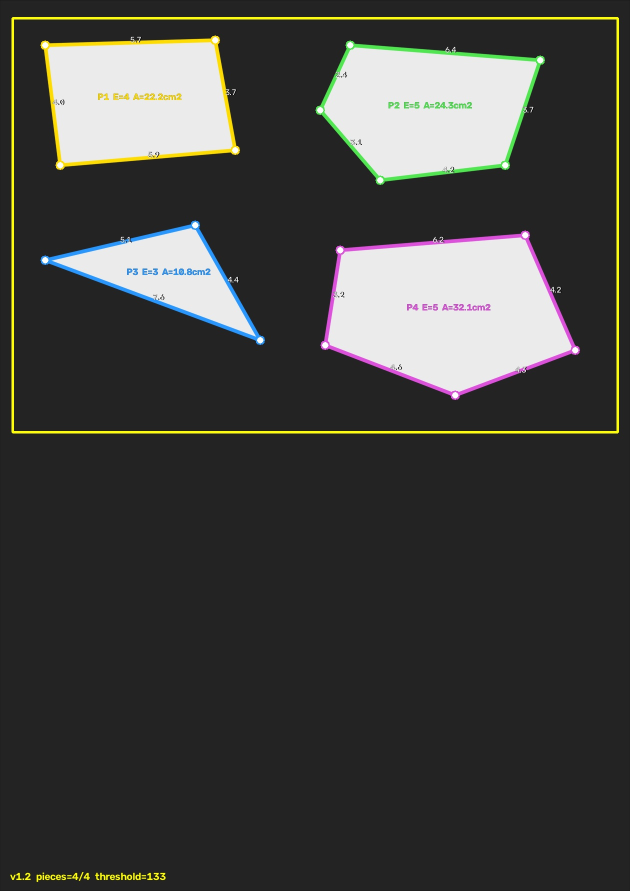
#> input picture maixcam2_first_version/v1_2_portrait_test.jpg, 1260 x 1782 px (shown at 1/2 size)
$ python maixcam2_piece_detector.py --image v1_2_portrait_test.jpg
#> lines starting #> are read from the running program, lines starting #| are printed output that depends on the picture; after the words box and inside, x2 and y2 are one past the last pixel; in counts of white or black regions, pixels touching at a corner belong together
#!/usr/bin/env python3
"""
MaixCAM 2 first-version detector for the 2026 electronic-design puzzle task.

What this version does:
  * reads the camera through the official MaixPy API;
  * rectifies an A4 sheet using a fixed on-screen four-corner guide;
  * detects up to four bright puzzle pieces in the upper half;
  * fits/refines 3-to-5-edge polygons;
  * shows piece ID, edge count, area and edge lengths;
  * supports touch buttons for freeze/resume and saving debug images.

Scene requirement:
  * camera fixed vertically above the sheet;
  * dark matte A4 working sheet, bright/white covered puzzle pieces;
  * align the four A4 corners with the green guide before detection.

No Shapely, SciPy or PyQt is required.
"""

from __future__ import annotations

import argparse
import json
import math
import os
import time as pytime
from dataclasses import dataclass
from pathlib import Path
from typing import Iterable

import cv2
import numpy as np


# -------------------------- adjustable parameters ---------------------------

APP_VERSION = "1.1"
CAMERA_WIDTH = 2560
CAMERA_HEIGHT = 1440
CAMERA_FPS = 30

# Rectified A4: 40 pixels per centimetre.
A4_WIDTH_CM = 21.0
A4_HEIGHT_CM = 29.7
PX_PER_CM = 40.0
RECTIFIED_WIDTH = int(round(A4_WIDTH_CM * PX_PER_CM))
RECTIFIED_HEIGHT = int(round(A4_HEIGHT_CM * PX_PER_CM))

# The A4 guide occupies this fraction of camera image height.
A4_GUIDE_HEIGHT_RATIO = 0.90

# Pieces are initially in the upper half. Avoid the paper border and separator.
WORK_X0 = 0.02
WORK_X1 = 0.98
WORK_Y0 = 0.02
WORK_Y1 = 0.485

# Segmentation automatically supports bright pieces on a dark sheet and
# darker test pieces on a white sheet.
MIN_BRIGHT_THRESHOLD = 125
MAX_BRIGHT_THRESHOLD = 235
MIN_PIECE_AREA_CM2 = 2.5
MAX_PIECE_AREA_CM2 = 65.0
MAX_PIECES = 4

# Polygon fitting. Raise EPSILON_RATIO if a straight edge is split by noise;
# lower it if a real corner is being removed.
EPSILON_RATIO = 0.012
MIN_LEGAL_EDGE_CM = 1.0
EDGE_WARNING_MARGIN_CM = 0.15

SAVE_DIR = "/root/puzzle_piece_debug"

COLORS = [
    (0, 220, 255),
    (80, 230, 80),
    (255, 150, 40),
    (220, 80, 220),
]


@dataclass
class Piece:
    piece_id: int
    contour: np.ndarray
    polygon: np.ndarray
    centroid: tuple[float, float]
    area_cm2: float
    edge_lengths_cm: list[float]
    valid: bool

    def serializable(self) -> dict:
        return {
            "id": self.piece_id,
            "edge_count": len(self.polygon),
            "centroid_cm": [
                round(self.centroid[0] / PX_PER_CM, 3),
                round(self.centroid[1] / PX_PER_CM, 3),
            ],
            "area_cm2": round(self.area_cm2, 3),
            "edge_lengths_cm": [
                round(length, 3) for length in self.edge_lengths_cm
            ],
            "valid": self.valid,
            "vertices_cm": [
                [round(float(x) / PX_PER_CM, 3),
                 round(float(y) / PX_PER_CM, 3)]
                for x, y in self.polygon
            ],
        }


def a4_guide_corners(image_width: int, image_height: int) -> np.ndarray:
    """Return the expected A4 corner positions in the camera image."""
    guide_height = image_height * A4_GUIDE_HEIGHT_RATIO
    guide_width = guide_height * A4_WIDTH_CM / A4_HEIGHT_CM
    if guide_width > image_width * 0.96:
        guide_width = image_width * 0.96
        guide_height = guide_width * A4_HEIGHT_CM / A4_WIDTH_CM
    x0 = (image_width - guide_width) * 0.5
    y0 = (image_height - guide_height) * 0.5
    return np.asarray(
        [
            [x0, y0],
            [x0 + guide_width, y0],
            [x0 + guide_width, y0 + guide_height],
            [x0, y0 + guide_height],
        ],
        dtype=np.float32,
    )


def rectify_a4(frame: np.ndarray) -> tuple[np.ndarray, np.ndarray]:
    source = a4_guide_corners(frame.shape[1], frame.shape[0])
    destination = np.asarray(
        [
            [0, 0],
            [RECTIFIED_WIDTH - 1, 0],
            [RECTIFIED_WIDTH - 1, RECTIFIED_HEIGHT - 1],
            [0, RECTIFIED_HEIGHT - 1],
        ],
        dtype=np.float32,
    )
    homography = cv2.getPerspectiveTransform(source, destination)
    rectified = cv2.warpPerspective(
        frame,
        homography,
        (RECTIFIED_WIDTH, RECTIFIED_HEIGHT),
        flags=cv2.INTER_LINEAR,
    )
    return rectified, source


def work_bounds() -> tuple[int, int, int, int]:
    return (
        int(round(RECTIFIED_WIDTH * WORK_X0)),
        int(round(RECTIFIED_HEIGHT * WORK_Y0)),
        int(round(RECTIFIED_WIDTH * WORK_X1)),
        int(round(RECTIFIED_HEIGHT * WORK_Y1)),
    )


def distance_point_to_segment(
    points: np.ndarray,
    first: np.ndarray,
    second: np.ndarray,
) -> np.ndarray:
    vector = second - first
    denominator = float(np.dot(vector, vector))
    if denominator < 1e-9:
        return np.linalg.norm(points - first, axis=1)
    factors = np.clip(((points - first) @ vector) / denominator, 0.0, 1.0)
    projections = first + factors[:, None] * vector
    return np.linalg.norm(points - projections, axis=1)


def line_intersection(
    point_a: np.ndarray,
    direction_a: np.ndarray,
    point_b: np.ndarray,
    direction_b: np.ndarray,
) -> np.ndarray | None:
    cross = (
        float(direction_a[0] * direction_b[1])
        - float(direction_a[1] * direction_b[0])
    )
    if abs(cross) < 1e-5:
        return None
    difference = point_b - point_a
    factor = (
        float(difference[0] * direction_b[1])
        - float(difference[1] * direction_b[0])
    ) / cross
    return point_a + factor * direction_a


def refine_polygon_with_lines(
    contour: np.ndarray,
    polygon: np.ndarray,
) -> np.ndarray:
    """Fit each polygon side to contour points and intersect adjacent lines."""
    contour_points = contour.reshape(-1, 2).astype(np.float32)
    vertices = polygon.reshape(-1, 2).astype(np.float32)
    side_distances = []
    for index in range(len(vertices)):
        side_distances.append(
            distance_point_to_segment(
                contour_points,
                vertices[index],
                vertices[(index + 1) % len(vertices)],
            )
        )
    assignments = np.argmin(np.stack(side_distances, axis=1), axis=1)

    fitted_lines: list[tuple[np.ndarray, np.ndarray]] = []
    for side_id in range(len(vertices)):
        points = contour_points[assignments == side_id]
        if len(points) < 6:
            return vertices
        vx, vy, x0, y0 = cv2.fitLine(
            points.reshape(-1, 1, 2),
            cv2.DIST_HUBER,
            0,
            0.01,
            0.01,
        ).reshape(-1)
        fitted_lines.append(
            (
                np.asarray([x0, y0], dtype=np.float32),
                np.asarray([vx, vy], dtype=np.float32),
            )
        )

    refined = []
    maximum_shift = 0.06 * cv2.arcLength(contour, True)
    for vertex_id in range(len(vertices)):
        previous = fitted_lines[(vertex_id - 1) % len(vertices)]
        current = fitted_lines[vertex_id]
        intersection = line_intersection(
            previous[0],
            previous[1],
            current[0],
            current[1],
        )
        if intersection is None:
            return vertices
        if float(np.linalg.norm(intersection - vertices[vertex_id])) > maximum_shift:
            return vertices
        refined.append(intersection)

    result = np.asarray(refined, dtype=np.float32)
    if not np.all(np.isfinite(result)):
        return vertices
    return result


# [15 lines left out: function polygon_contour_error, not called in this run]


def remove_impossible_short_edges(
    contour: np.ndarray,
    polygon: np.ndarray,
) -> np.ndarray:
    """Remove burr/shadow corners that create an edge illegal for this task."""
    vertices = polygon.reshape(-1, 2).astype(np.float32)
    minimum_pixels = (
        MIN_LEGAL_EDGE_CM - EDGE_WARNING_MARGIN_CM
    ) * PX_PER_CM
    while len(vertices) > 3:
        lengths = np.asarray(
            [
                np.linalg.norm(
                    vertices[(index + 1) % len(vertices)] - vertices[index]
                )
                for index in range(len(vertices))
            ]
        )
        short_id = int(np.argmin(lengths))
        if lengths[short_id] >= minimum_pixels:
            break

        # A short fitted side is impossible because the task guarantees every
        # physical edge is at least 1 cm. It normally comes from a cardboard
        # burr or the thin side-wall shadow. Try removing either endpoint and
        # retain the candidate that best follows the original contour.
        first = np.delete(vertices, short_id, axis=0)
        second = np.delete(
            vertices,
            (short_id + 1) % len(vertices),
            axis=0,
        )
        vertices = min(
            (first, second),
            key=lambda candidate: polygon_contour_error(contour, candidate),
        )
    return vertices


def fit_polygon(contour: np.ndarray) -> np.ndarray | None:
    perimeter = cv2.arcLength(contour, True)
    if perimeter <= 0:
        return None

    # Use one predictable epsilon first. Selecting the smallest area error
    # from many epsilons tends to preserve tiny raster/noise corners and can
    # turn a real triangle into a quadrilateral.
    ratios = [EPSILON_RATIO]
    ratios.extend(
        EPSILON_RATIO * factor
        for factor in (0.85, 1.15, 0.70, 1.30, 0.55, 1.50, 1.80)
    )
    approximation = None
    for ratio in ratios:
        approximation = cv2.approxPolyDP(contour, ratio * perimeter, True)
        edge_count = len(approximation)
        if 3 <= edge_count <= 5:
            break
        approximation = None

    if approximation is None:
        return None
    cleaned = remove_impossible_short_edges(contour, approximation)
    refined = refine_polygon_with_lines(contour, cleaned)

    # Preserve contour order and reject a degenerate refinement.
    if abs(cv2.contourArea(refined.astype(np.float32))) < 1.0:
        return approximation.reshape(-1, 2).astype(np.float32)
    return refined


def segment_bright_pieces(work_image: np.ndarray) -> tuple[np.ndarray, int]:
    gray = cv2.cvtColor(work_image, cv2.COLOR_BGR2GRAY)
    gray = cv2.GaussianBlur(gray, (5, 5), 0)
    otsu_threshold, _ = cv2.threshold(
        gray,
        0,
        255,
        cv2.THRESH_BINARY + cv2.THRESH_OTSU,
    )
    threshold = int(
        np.clip(otsu_threshold, MIN_BRIGHT_THRESHOLD, MAX_BRIGHT_THRESHOLD)
    )
    _, binary = cv2.threshold(gray, threshold, 255, cv2.THRESH_BINARY)

    kernel = cv2.getStructuringElement(cv2.MORPH_ELLIPSE, (5, 5))
    binary = cv2.morphologyEx(binary, cv2.MORPH_OPEN, kernel)
    binary = cv2.morphologyEx(binary, cv2.MORPH_CLOSE, kernel, iterations=2)

    # Support both task-board arrangements:
    #   1. bright/white pieces on a dark matte A4 sheet;
    #   2. darker coloured test pieces on a white A4 sheet.
    # In the second arrangement the threshold image is mostly white and the
    # pieces are black holes. Invert it so pieces are always the white
    # foreground consumed by findContours().
    if cv2.countNonZero(binary) > binary.size * 0.55:
        binary = cv2.bitwise_not(binary)
    return binary, threshold


def polygon_edge_lengths(polygon: np.ndarray) -> list[float]:
    return [
        float(
            np.linalg.norm(
                polygon[(index + 1) % len(polygon)] - polygon[index]
            )
        ) / PX_PER_CM
        for index in range(len(polygon))
    ]


def detect_pieces(rectified: np.ndarray) -> tuple[list[Piece], np.ndarray, int]:
    x0, y0, x1, y1 = work_bounds()
    work_image = rectified[y0:y1, x0:x1]
    binary, threshold = segment_bright_pieces(work_image)
    contours, _ = cv2.findContours(
        binary,
        cv2.RETR_EXTERNAL,
        cv2.CHAIN_APPROX_NONE,
    )

    detections = []
    minimum_area_px = MIN_PIECE_AREA_CM2 * PX_PER_CM * PX_PER_CM
    maximum_area_px = MAX_PIECE_AREA_CM2 * PX_PER_CM * PX_PER_CM
    work_height, work_width = binary.shape

    for contour in contours:
        area_px = cv2.contourArea(contour)
        if not minimum_area_px <= area_px <= maximum_area_px:
            continue
        bx, by, bw, bh = cv2.boundingRect(contour)
        # Reject an object clipped by the recognition-region boundary.
        if bx <= 1 or by <= 1 or bx + bw >= work_width - 1 or by + bh >= work_height - 1:
            continue

        polygon = fit_polygon(contour)
        if polygon is None:
            continue
        polygon[:, 0] += x0
        polygon[:, 1] += y0
        contour_global = contour.copy()
        contour_global[:, 0, 0] += x0
        contour_global[:, 0, 1] += y0

        moments = cv2.moments(contour)
        if abs(moments["m00"]) < 1e-6:
            continue
        centroid = (
            moments["m10"] / moments["m00"] + x0,
            moments["m01"] / moments["m00"] + y0,
        )
        lengths = polygon_edge_lengths(polygon)
        valid = (
            3 <= len(polygon) <= 5
            and min(lengths) >= MIN_LEGAL_EDGE_CM - EDGE_WARNING_MARGIN_CM
        )
        detections.append(
            {
                "contour": contour_global,
                "polygon": polygon,
                "centroid": centroid,
                "area_cm2": area_px / (PX_PER_CM * PX_PER_CM),
                "edge_lengths_cm": lengths,
                "valid": valid,
            }
        )

    # Stable numbering: top-to-bottom, then left-to-right.
    detections.sort(
        key=lambda item: (
            round(item["centroid"][1] / (4.0 * PX_PER_CM)),
            item["centroid"][0],
        )
    )
    detections = detections[:MAX_PIECES]
    pieces = [
        Piece(piece_id=index + 1, **detection)
        for index, detection in enumerate(detections)
    ]
    return pieces, binary, threshold


def draw_detection(
    rectified: np.ndarray,
    pieces: Iterable[Piece],
    threshold: int,
) -> np.ndarray:
    canvas = rectified.copy()
    x0, y0, x1, y1 = work_bounds()
    cv2.rectangle(canvas, (x0, y0), (x1, y1), (0, 255, 255), 3)

    pieces = list(pieces)
    for piece in pieces:
        color = COLORS[(piece.piece_id - 1) % len(COLORS)]
        if not piece.valid:
            color = (0, 0, 255)
        polygon_int = np.round(piece.polygon).astype(np.int32)
        cv2.polylines(canvas, [polygon_int], True, color, 5, cv2.LINE_AA)

        for vertex_id, point in enumerate(polygon_int):
            cv2.circle(canvas, tuple(point), 8, (255, 255, 255), -1)
            cv2.circle(canvas, tuple(point), 8, color, 2)
            next_point = polygon_int[(vertex_id + 1) % len(polygon_int)]
            midpoint = ((point + next_point) * 0.5).astype(int)
            text = f"{piece.edge_lengths_cm[vertex_id]:.1f}"
            cv2.putText(
                canvas,
                text,
                tuple(midpoint),
                cv2.FONT_HERSHEY_SIMPLEX,
                0.55,
                (0, 0, 0),
                4,
                cv2.LINE_AA,
            )
            cv2.putText(
                canvas,
                text,
                tuple(midpoint),
                cv2.FONT_HERSHEY_SIMPLEX,
                0.55,
                (255, 255, 255),
                1,
                cv2.LINE_AA,
            )

        label = (
            f"P{piece.piece_id}  E={len(piece.polygon)}  "
            f"A={piece.area_cm2:.1f}cm2"
        )
        position = (
            int(piece.centroid[0]) - 80,
            int(piece.centroid[1]),
        )
        cv2.putText(
            canvas,
            label,
            position,
            cv2.FONT_HERSHEY_SIMPLEX,
            0.62,
            (0, 0, 0),
            5,
            cv2.LINE_AA,
        )
        cv2.putText(
            canvas,
            label,
            position,
            cv2.FONT_HERSHEY_SIMPLEX,
            0.62,
            color,
            2,
            cv2.LINE_AA,
        )

    status = (
        f"v{APP_VERSION}  pieces={len(pieces)}/4  threshold={threshold}"
    )
    cv2.putText(
        canvas,
        status,
        (20, RECTIFIED_HEIGHT - 22),
        cv2.FONT_HERSHEY_SIMPLEX,
        0.72,
        (0, 0, 0),
        5,
        cv2.LINE_AA,
    )
    cv2.putText(
        canvas,
        status,
        (20, RECTIFIED_HEIGHT - 22),
        cv2.FONT_HERSHEY_SIMPLEX,
        0.72,
        (0, 255, 255),
        2,
        cv2.LINE_AA,
    )
    return canvas


# [79 lines left out: functions compose_screen, save_debug, draw_camera_guide, not called in this run]


def run_pc_image(image_path: str, output_path: str) -> int:
    frame = cv2.imread(image_path)
    if frame is None:
        raise RuntimeError(f"Cannot read image: {image_path}")
    rectified, _ = rectify_a4(frame)
    pieces, binary, threshold = detect_pieces(rectified)
    annotated = draw_detection(rectified, pieces, threshold)
    output = Path(output_path)
    output.parent.mkdir(parents=True, exist_ok=True)
    if not cv2.imwrite(str(output), annotated):
        raise RuntimeError(f"Cannot write result: {output}")
    cv2.imwrite(str(output.with_name(output.stem + "_binary.png")), binary)
    print(json.dumps(
        {"piece_count": len(pieces),
         "pieces": [piece.serializable() for piece in pieces]},
        ensure_ascii=False,
        indent=2,
    ))
    print(f"Result saved: {output.resolve()}")
    return 0


# [94 lines left out: function run_maix, not called in this run]


def main() -> int:
    parser = argparse.ArgumentParser()
    parser.add_argument(
        "--image",
        help="PC test mode: process one camera image instead of using Maix API",
    )
    parser.add_argument(
        "--output",
        default="maix_piece_result.jpg",
        help="PC test-mode result path",
    )
    args = parser.parse_args()
    if args.image:
        return run_pc_image(args.image, args.output)
#> in run_pc_image, frame is the input picture: shape (1782, 1260, 3); mean B, G, R 63.5, 66.4, 66.2
#> in rectify_a4, `rectified = cv2.warpPerspective( frame, homography, (RECTIFIED_WIDTH, ..`:
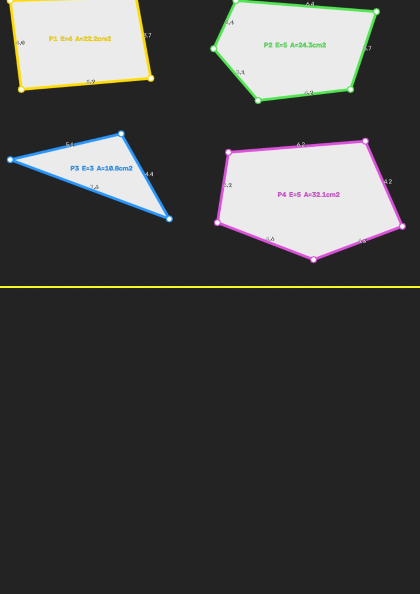
#> rectified: shape (1188, 840, 3) (shown at 1/2 size); mean B, G, R 70.3, 71.5, 71.1
#> in detect_pieces, `work_image = rectified[y0:y1, x0:x1]`:
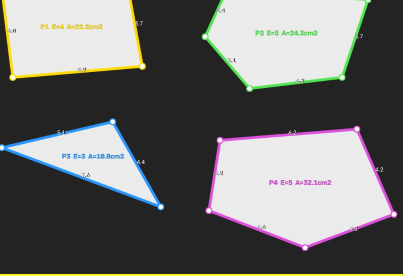
#> work_image: shape (552, 806, 3) (shown at 1/2 size); mean B, G, R 110.4, 112, 111.7
#> in segment_bright_pieces, `gray = cv2.cvtColor(work_image, cv2.COLOR_BGR2GRAY)`:
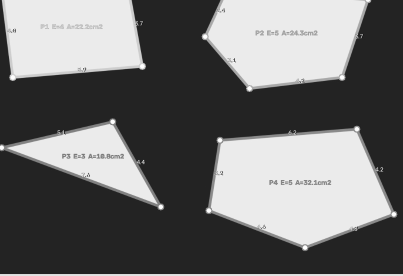
#> gray: shape (552, 806) (shown at 1/2 size); min 4, max 255, mean 111.7
#> in segment_bright_pieces, `otsu_threshold, _ = cv2.threshold( gray, 0, 255, cv2.THRESH_BINARY + c..`: otsu_threshold = 132
#> in segment_bright_pieces, `_, binary = cv2.threshold(gray, threshold, 255, cv2.THRESH_BINARY)`:
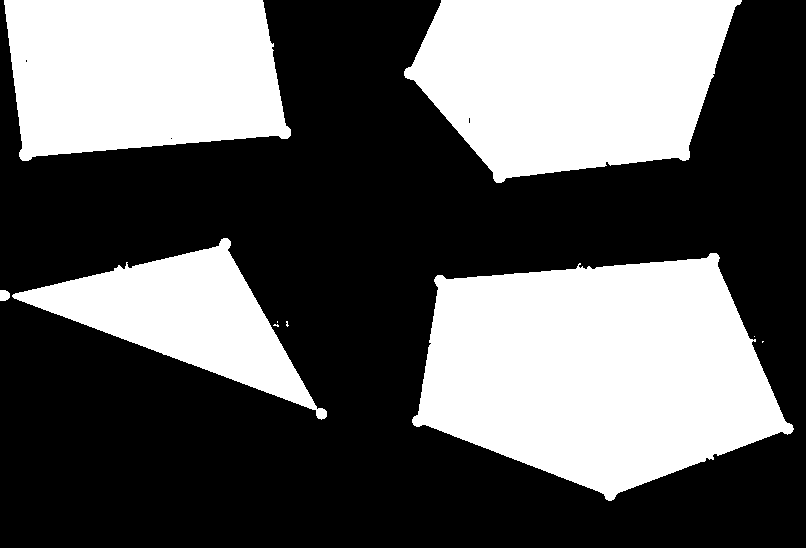
#> binary: shape (552, 806); 39% white; 11 white regions (5 under 20 px), largest, box (x1, y1, x2, y2) and area: (412, 253, 794, 501) 64521, (404, 0, 742, 183) 45890, (4, 0, 291, 161) 38663, (12, 238, 327, 420) 21000, (0, 548, 806, 552) 3224, (0, 290, 10, 301) 96
#> in detect_pieces, `contours, _ = cv2.findContours( binary, cv2.RETR_EXTERNAL, cv2.CHAIN_A..`: contours = 5 contours; box (x1, y1, x2, y2) and area: (412, 253, 793, 501) 64004, (404, 0, 742, 183) 45479, (0, 0, 291, 161) 38268, (0, 238, 327, 420) 20728, (0, 548, 806, 552) 2415
#> the loop in detect_pieces, `for contour in contours:` made 5 passes
#> (area_px, bx, by, bw, bh) on passes 3 to 5: (20728, 0, 238, 327, 182), (45479, 404, 0, 338, 183), (38268, 0, 0, 291, 161)
#> after the loop in detect_pieces, `for contour in contours:`: detections = 1 item
#> in run_pc_image, `pieces, binary, threshold = detect_pieces(rectified)`: threshold = 132
#> in draw_detection, `cv2.rectangle(canvas, (x0, y0), (x1, y1), (0, 255, 255), 3)`:
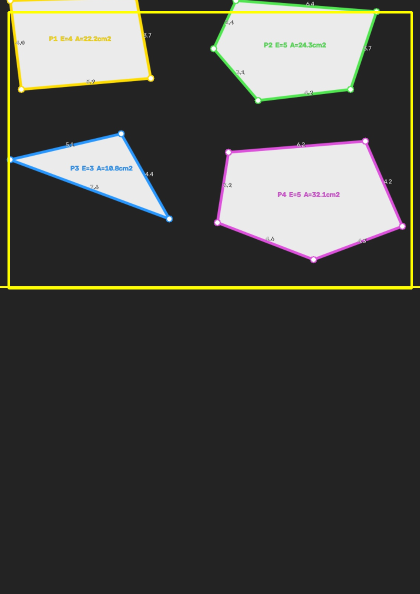
#> canvas: shape (1188, 840, 3) (shown at 1/2 size); 1.36% of pixels changed, all inside (x1, y1, x2, y2) = (15, 22, 826, 579)
#> in draw_detection, `pieces = list(pieces)`: pieces = 1 item
#> the loop in draw_detection, `for piece in pieces:` made 1 pass
#> (label, position) on pass 1: ('P1  E=5  A=40.0cm2', (534, 394))
#> after the loop in draw_detection, `for piece in pieces:`:
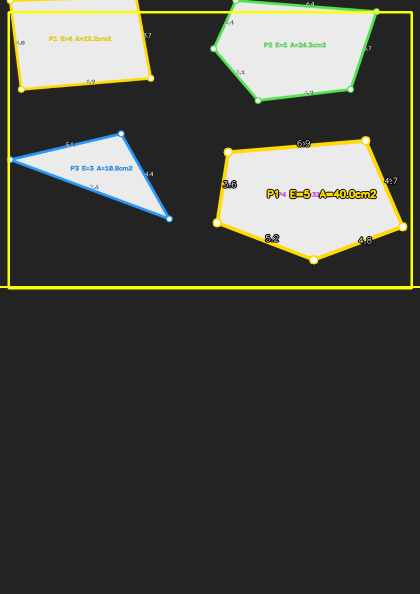
#> canvas: shape (1188, 840, 3) (shown at 1/2 size); 1.42% of pixels changed, all inside (x1, y1, x2, y2) = (425, 272, 815, 529)
#> in draw_detection, `status = ( f"v{APP_VERSION}  pieces={len(pieces)}/4  threshold={thresh..`: status = 'v1.1  pieces=1/4  threshold=132'
#> in draw_detection, `cv2.putText( canvas, status, (20, RECTIFIED_HEIGHT - 22), cv2.FONT_HER..`:
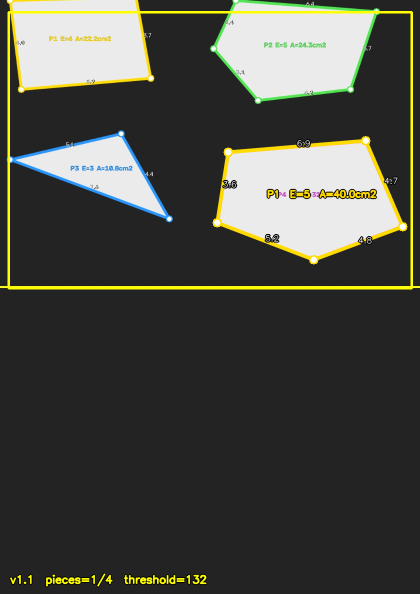
#> canvas: shape (1188, 840, 3) (shown at 1/2 size); mean B, G, R 67.1, 74.7, 73.9
#> (printed output is left out)
    return run_maix()


if __name__ == "__main__":
    raise SystemExit(main())
#> (the program exits here)
